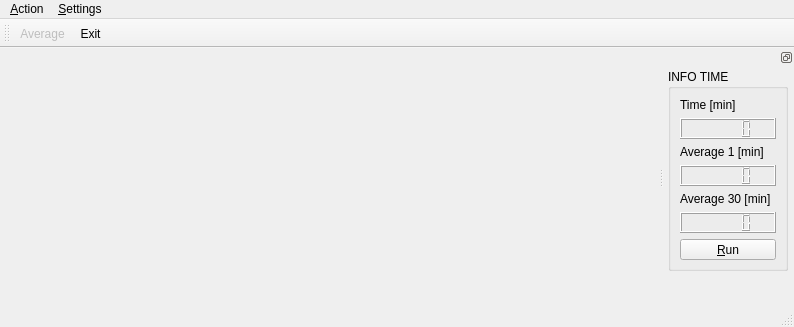
<?xml version="1.0" encoding="UTF-8"?>
<ui version="4.0">
 <class>MainWindow</class>
 <widget class="QMainWindow" name="MainWindow">
  <property name="geometry">
   <rect>
    <x>0</x>
    <y>0</y>
    <width>781</width>
    <height>327</height>
   </rect>
  </property>
  <property name="windowTitle">
   <string>Adquisición</string>
  </property>
  <property name="windowIcon">
   <iconset resource="../iconos/icons.qrc">
    <normaloff>:/graph.svg</normaloff>:/graph.svg</iconset>
  </property>
  <widget class="QWidget" name="centralwidget">
   <layout class="QGridLayout" name="gridLayout_2">
    <item row="0" column="1" rowspan="2">
     <widget class="QwtPlot" name="ui_qwtPlot">
      <property name="enabled">
       <bool>false</bool>
      </property>
      <property name="minimumSize">
       <size>
        <width>640</width>
        <height>120</height>
       </size>
      </property>
     </widget>
    </item>
   </layout>
  </widget>
  <widget class="QStatusBar" name="statusbar"/>
  <widget class="QMenuBar" name="menuBar">
   <property name="geometry">
    <rect>
     <x>0</x>
     <y>0</y>
     <width>781</width>
     <height>20</height>
    </rect>
   </property>
   <widget class="QMenu" name="menuTools">
    <property name="title">
     <string>&amp;Settings</string>
    </property>
    <addaction name="action_Average"/>
   </widget>
   <widget class="QMenu" name="menu_Action">
    <property name="title">
     <string>&amp;Action</string>
    </property>
    <addaction name="actionExit"/>
   </widget>
   <addaction name="menu_Action"/>
   <addaction name="menuTools"/>
  </widget>
  <widget class="QToolBar" name="toolBar">
   <property name="windowTitle">
    <string>toolBar</string>
   </property>
   <attribute name="toolBarArea">
    <enum>TopToolBarArea</enum>
   </attribute>
   <attribute name="toolBarBreak">
    <bool>false</bool>
   </attribute>
   <addaction name="action_Average"/>
   <addaction name="actionExit"/>
  </widget>
  <widget class="QDockWidget" name="dockWidget">
   <property name="minimumSize">
    <size>
     <width>130</width>
     <height>230</height>
    </size>
   </property>
   <property name="features">
    <set>QDockWidget::DockWidgetFloatable|QDockWidget::DockWidgetMovable</set>
   </property>
   <property name="allowedAreas">
    <set>Qt::LeftDockWidgetArea|Qt::RightDockWidgetArea</set>
   </property>
   <attribute name="dockWidgetArea">
    <number>2</number>
   </attribute>
   <widget class="QWidget" name="dockWidgetContents">
    <widget class="QGroupBox" name="ui_groupBox">
     <property name="enabled">
      <bool>true</bool>
     </property>
     <property name="geometry">
      <rect>
       <x>4</x>
       <y>2</y>
       <width>120</width>
       <height>202</height>
      </rect>
     </property>
     <property name="title">
      <string>INFO TIME</string>
     </property>
     <layout class="QGridLayout" name="gridLayout">
      <item row="5" column="0">
       <spacer name="verticalSpacer">
        <property name="orientation">
         <enum>Qt::Vertical</enum>
        </property>
        <property name="sizeHint" stdset="0">
         <size>
          <width>20</width>
          <height>40</height>
         </size>
        </property>
       </spacer>
      </item>
      <item row="13" column="0">
       <spacer name="verticalSpacer_3">
        <property name="orientation">
         <enum>Qt::Vertical</enum>
        </property>
        <property name="sizeHint" stdset="0">
         <size>
          <width>20</width>
          <height>40</height>
         </size>
        </property>
       </spacer>
      </item>
      <item row="3" column="0">
       <widget class="QLabel" name="ui_label">
        <property name="text">
         <string>Average 1 [min]</string>
        </property>
       </widget>
      </item>
      <item row="4" column="0">
       <widget class="QLCDNumber" name="ui_lcd1Min"/>
      </item>
      <item row="9" column="0">
       <widget class="QLCDNumber" name="ui_lcdAvg"/>
      </item>
      <item row="7" column="0">
       <widget class="QLabel" name="ui_label_2">
        <property name="text">
         <string>Average 30 [min]</string>
        </property>
       </widget>
      </item>
      <item row="10" column="0">
       <spacer name="verticalSpacer_2">
        <property name="orientation">
         <enum>Qt::Vertical</enum>
        </property>
        <property name="sizeHint" stdset="0">
         <size>
          <width>20</width>
          <height>420</height>
         </size>
        </property>
       </spacer>
      </item>
      <item row="1" column="0">
       <widget class="QLCDNumber" name="ui_lcdTime"/>
      </item>
      <item row="0" column="0">
       <widget class="QLabel" name="label">
        <property name="text">
         <string>Time [min]</string>
        </property>
       </widget>
      </item>
      <item row="2" column="0">
       <spacer name="verticalSpacer_4">
        <property name="orientation">
         <enum>Qt::Vertical</enum>
        </property>
        <property name="sizeHint" stdset="0">
         <size>
          <width>20</width>
          <height>40</height>
         </size>
        </property>
       </spacer>
      </item>
      <item row="14" column="0">
       <widget class="QPushButton" name="ui_botonIniciar">
        <property name="toolTip">
         <string>Inicia la adquisición de datos.</string>
        </property>
        <property name="text">
         <string>&amp;Run</string>
        </property>
        <property name="icon">
         <iconset resource="../iconos/icons.qrc">
          <normaloff>:/conectar.svg</normaloff>:/conectar.svg</iconset>
        </property>
       </widget>
      </item>
     </layout>
    </widget>
   </widget>
  </widget>
  <action name="actionExit">
   <property name="enabled">
    <bool>true</bool>
   </property>
   <property name="icon">
    <iconset resource="../iconos/icons.qrc">
     <normaloff>:/exit.svg</normaloff>:/exit.svg</iconset>
   </property>
   <property name="text">
    <string>&amp;Exit</string>
   </property>
   <property name="toolTip">
    <string>Termina la conexión correctamente y sale de la aplicación.</string>
   </property>
   <property name="shortcut">
    <string>Alt+Esc</string>
   </property>
  </action>
  <action name="action_Average">
   <property name="enabled">
    <bool>false</bool>
   </property>
   <property name="icon">
    <iconset resource="../iconos/icons.qrc">
     <normaloff>:/edit.svg</normaloff>:/edit.svg</iconset>
   </property>
   <property name="text">
    <string>&amp;Average</string>
   </property>
   <property name="toolTip">
    <string>Cambia el tiempo en el cual se promedia al temperatura.</string>
   </property>
   <property name="shortcut">
    <string>Ctrl+E</string>
   </property>
  </action>
 </widget>
 <customwidgets>
  <customwidget>
   <class>QwtPlot</class>
   <extends>QFrame</extends>
   <header>qwt_plot.h</header>
  </customwidget>
 </customwidgets>
 <resources>
  <include location="../iconos/icons.qrc"/>
 </resources>
 <connections/>
</ui>
